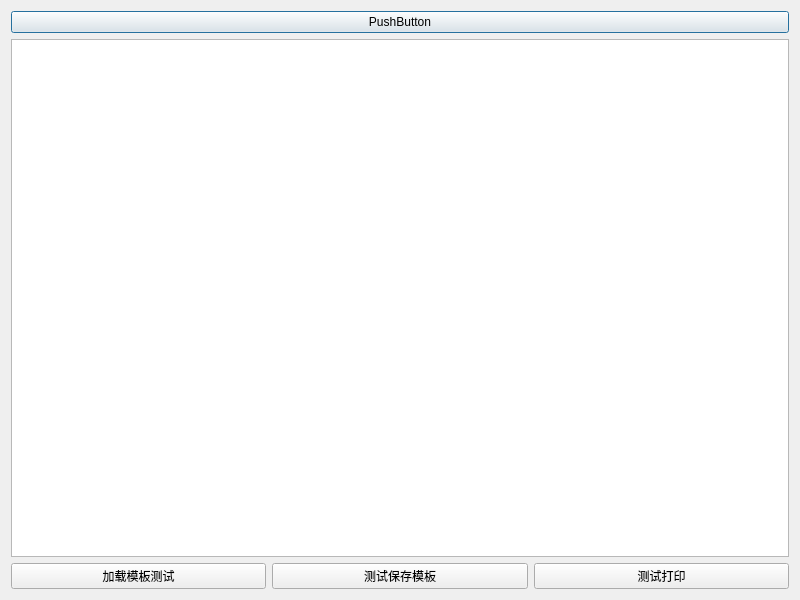
<?xml version="1.0" encoding="UTF-8"?>
<ui version="4.0">
 <class>LabelPrint</class>
 <widget class="QDialog" name="LabelPrint">
  <property name="geometry">
   <rect>
    <x>0</x>
    <y>0</y>
    <width>800</width>
    <height>600</height>
   </rect>
  </property>
  <property name="windowTitle">
   <string>LabelPrint</string>
  </property>
  <layout class="QVBoxLayout" name="verticalLayout_2">
   <item>
    <layout class="QVBoxLayout" name="verticalLayout">
     <item>
      <layout class="QHBoxLayout" name="horizontalLayout_2">
       <item>
        <widget class="QPushButton" name="pushButton">
         <property name="text">
          <string>PushButton</string>
         </property>
        </widget>
       </item>
      </layout>
     </item>
     <item>
      <widget class="QTreeView" name="treeView"/>
     </item>
     <item>
      <layout class="QHBoxLayout" name="horizontalLayout">
       <item>
        <widget class="QPushButton" name="btnTest2">
         <property name="text">
          <string>加载模板测试</string>
         </property>
        </widget>
       </item>
       <item>
        <widget class="QPushButton" name="btsTest1">
         <property name="text">
          <string>测试保存模板</string>
         </property>
        </widget>
       </item>
       <item>
        <widget class="QPushButton" name="testPrintBtn">
         <property name="text">
          <string>测试打印</string>
         </property>
        </widget>
       </item>
      </layout>
     </item>
    </layout>
   </item>
  </layout>
 </widget>
 <resources/>
 <connections/>
</ui>
